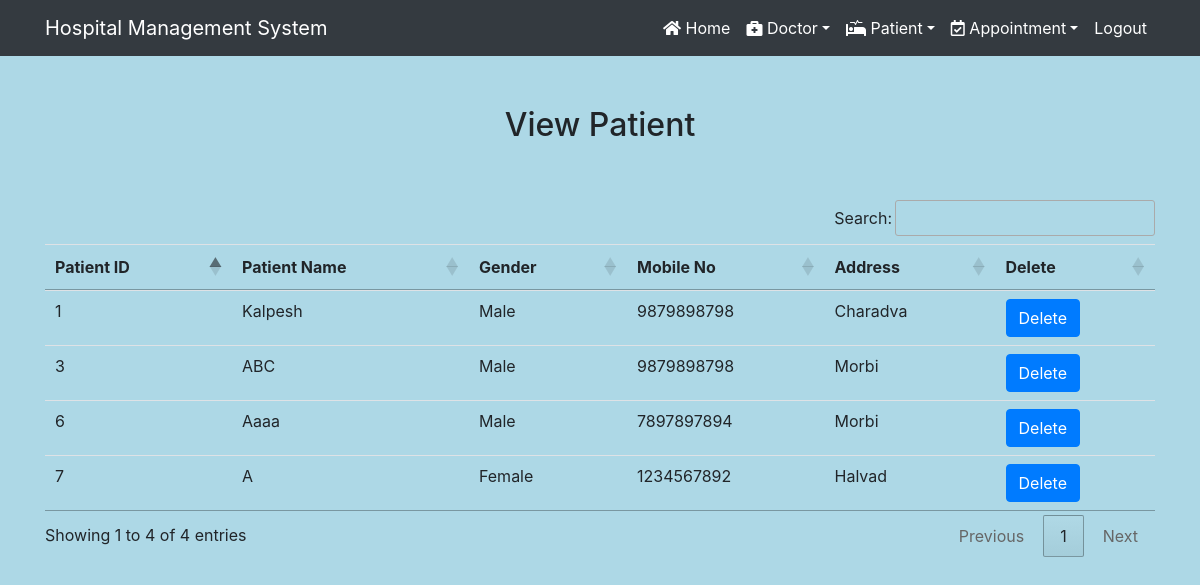
Page /view_patient/ (signed in) on the committed database.
### hospital/models.py (models this page shows, shortened)
class Patient(models.Model):
    name = models.CharField(max_length=50)
    gender = models.CharField(max_length=15)
    mobile = models.IntegerField()
    address = models.CharField(max_length=150)

### hospital/views.py (the view)
# urls.py: path('view_patient/', View_Patient, name='view_patient'),
def View_Patient(request):
    if not request.user.is_staff:
        return redirect('login')
    pat = Patient.objects.all()
    d = {'pat': pat}
    return render(request, 'view_patient.html', d)

### hospital/templates/view_patient.html
{% extends 'navigationbar.html' %}
{% load static %}
{% block body %}
<div class="container" style="margin-top:50px">
    <h2 class="text-center">View Patient</h2>
    <br><br>
    <table class="table table-hover" id="example">
        <thead>
        <tr>
            <th>Patient ID</th>
            <th>Patient Name</th>
            <th>Gender</th>
            <th>Mobile No</th>
            <th>Address</th>
            <th>Delete</th>
        </tr>
        </thead>
        <tbody>
        {% for i in pat %}
        <tr>
            <td>{{i.id}}</td>
            <td>{{i.name}}</td>
            <td>{{i.gender}}</td>
            <td>{{i.mobile}}</td>
            <td>{{i.address}}</td>
            <td><a href="{% url 'delete_patient' i.id %}" onclick="return confirm('Are You Sure You Want To Delete ?')" class="btn btn-primary">Delete</a> </td>
        </tr>
        {% endfor %}
        </tbody>
    </table>
</div>
{% endblock %}

### hospital/static/css/mystyle.css (style rules this page uses)
body { background-color:lightblue; }

### rows in the picture
Patient: id "1", name "Kalpesh", gender "Male", mobile "9879898798", address "Charadva"
Patient: id "3", name "ABC", gender "Male", mobile "9879898798", address "Morbi"
Patient: id "6", name "Aaaa", gender "Male", mobile "7897897894", address "Morbi"
Patient: id "7", name "A", gender "Female", mobile "1234567892", address "Halvad"
